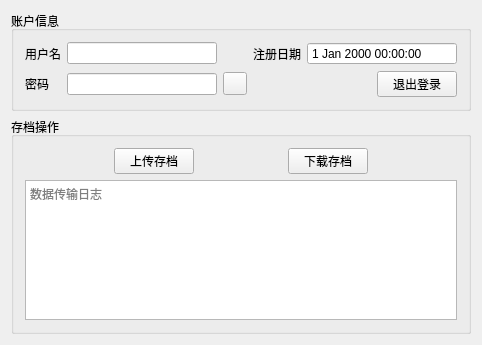
<?xml version="1.0" encoding="UTF-8"?>
<ui version="4.0">
 <class>MainWinClass</class>
 <widget class="QMainWindow" name="MainWinClass">
  <property name="geometry">
   <rect>
    <x>0</x>
    <y>0</y>
    <width>469</width>
    <height>345</height>
   </rect>
  </property>
  <property name="windowTitle">
   <string>云存档</string>
  </property>
  <property name="windowIcon">
   <iconset resource="../resources/res.qrc">
    <normaloff>:/pictures/qcloud-client.ico</normaloff>:/pictures/qcloud-client.ico</iconset>
  </property>
  <widget class="QWidget" name="centralWidget">
   <property name="minimumSize">
    <size>
     <width>0</width>
     <height>0</height>
    </size>
   </property>
   <layout class="QVBoxLayout" name="verticalLayout">
    <item>
     <widget class="QGroupBox" name="groupBox">
      <property name="title">
       <string>账户信息</string>
      </property>
      <layout class="QGridLayout" name="gridLayout">
       <item row="1" column="1">
        <widget class="QLineEdit" name="edit_password">
         <property name="minimumSize">
          <size>
           <width>150</width>
           <height>0</height>
          </size>
         </property>
         <property name="text">
          <string/>
         </property>
         <property name="echoMode">
          <enum>QLineEdit::Password</enum>
         </property>
         <property name="readOnly">
          <bool>true</bool>
         </property>
        </widget>
       </item>
       <item row="0" column="0">
        <widget class="QLabel" name="label">
         <property name="text">
          <string>用户名</string>
         </property>
        </widget>
       </item>
       <item row="1" column="4">
        <spacer name="horizontalSpacer">
         <property name="orientation">
          <enum>Qt::Horizontal</enum>
         </property>
         <property name="sizeHint" stdset="0">
          <size>
           <width>172</width>
           <height>20</height>
          </size>
         </property>
        </spacer>
       </item>
       <item row="1" column="2">
        <widget class="QToolButton" name="btn_view_pwd">
         <property name="text">
          <string/>
         </property>
         <property name="icon">
          <iconset resource="../resources/res.qrc">
           <normaloff>:/pictures/close_eyes.png</normaloff>:/pictures/close_eyes.png</iconset>
         </property>
         <property name="checkable">
          <bool>true</bool>
         </property>
        </widget>
       </item>
       <item row="0" column="4" colspan="2">
        <widget class="QDateTimeEdit" name="edit_registry_date">
         <property name="minimumSize">
          <size>
           <width>150</width>
           <height>0</height>
          </size>
         </property>
         <property name="readOnly">
          <bool>true</bool>
         </property>
         <property name="buttonSymbols">
          <enum>QAbstractSpinBox::NoButtons</enum>
         </property>
        </widget>
       </item>
       <item row="1" column="0">
        <widget class="QLabel" name="label_2">
         <property name="text">
          <string>密码</string>
         </property>
        </widget>
       </item>
       <item row="1" column="5">
        <widget class="QPushButton" name="btn_logout">
         <property name="text">
          <string>退出登录</string>
         </property>
        </widget>
       </item>
       <item row="0" column="3">
        <widget class="QLabel" name="label_3">
         <property name="text">
          <string>注册日期</string>
         </property>
        </widget>
       </item>
       <item row="0" column="1">
        <widget class="QLineEdit" name="edit_user_name">
         <property name="minimumSize">
          <size>
           <width>150</width>
           <height>0</height>
          </size>
         </property>
         <property name="readOnly">
          <bool>true</bool>
         </property>
        </widget>
       </item>
      </layout>
     </widget>
    </item>
    <item>
     <widget class="QGroupBox" name="groupBox_2">
      <property name="title">
       <string>存档操作</string>
      </property>
      <layout class="QVBoxLayout" name="verticalLayout_2">
       <item>
        <layout class="QHBoxLayout" name="horizontalLayout">
         <item>
          <spacer name="horizontalSpacer_2">
           <property name="orientation">
            <enum>Qt::Horizontal</enum>
           </property>
           <property name="sizeHint" stdset="0">
            <size>
             <width>40</width>
             <height>20</height>
            </size>
           </property>
          </spacer>
         </item>
         <item>
          <widget class="QPushButton" name="btn_upload_saves">
           <property name="text">
            <string>上传存档</string>
           </property>
           <property name="icon">
            <iconset resource="../resources/res.qrc">
             <normaloff>:/pictures/upload.png</normaloff>:/pictures/upload.png</iconset>
           </property>
          </widget>
         </item>
         <item>
          <spacer name="horizontalSpacer_3">
           <property name="orientation">
            <enum>Qt::Horizontal</enum>
           </property>
           <property name="sizeHint" stdset="0">
            <size>
             <width>40</width>
             <height>20</height>
            </size>
           </property>
          </spacer>
         </item>
         <item>
          <widget class="QPushButton" name="btn_download_saves">
           <property name="text">
            <string>下载存档</string>
           </property>
           <property name="icon">
            <iconset resource="../resources/res.qrc">
             <normaloff>:/pictures/download.png</normaloff>:/pictures/download.png</iconset>
           </property>
          </widget>
         </item>
         <item>
          <spacer name="horizontalSpacer_4">
           <property name="orientation">
            <enum>Qt::Horizontal</enum>
           </property>
           <property name="sizeHint" stdset="0">
            <size>
             <width>40</width>
             <height>20</height>
            </size>
           </property>
          </spacer>
         </item>
        </layout>
       </item>
       <item>
        <widget class="QPlainTextEdit" name="edit_log">
         <property name="readOnly">
          <bool>true</bool>
         </property>
         <property name="placeholderText">
          <string>数据传输日志</string>
         </property>
        </widget>
       </item>
      </layout>
     </widget>
    </item>
   </layout>
  </widget>
  <action name="act_add_backups">
   <property name="text">
    <string>添加备份</string>
   </property>
   <property name="toolTip">
    <string>添加备份</string>
   </property>
   <property name="menuRole">
    <enum>QAction::NoRole</enum>
   </property>
  </action>
 </widget>
 <layoutdefault spacing="6" margin="11"/>
 <resources>
  <include location="../resources/res.qrc"/>
 </resources>
 <connections/>
</ui>
